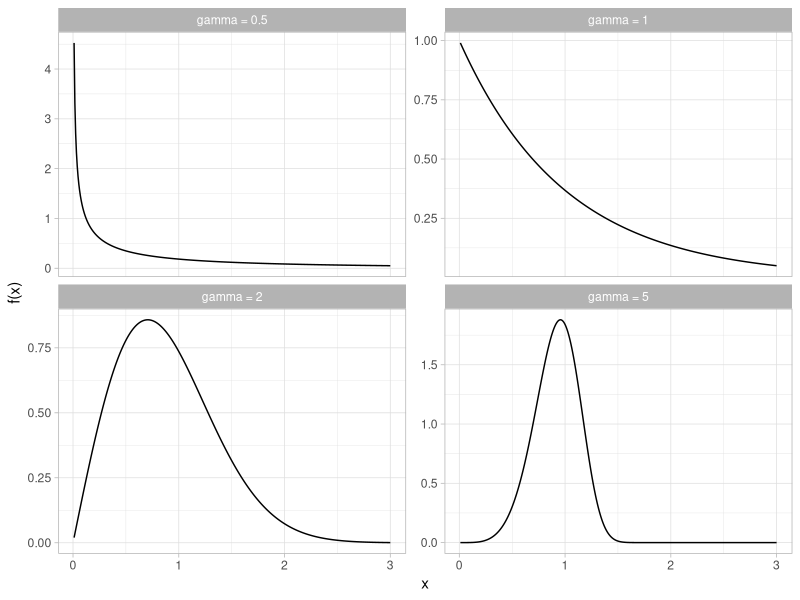

The R source for this figure:
## ---- chunk 1
#| code-fold: true
#| label: fig-weibull-shape-parameters
#| fig-cap: "Weibull probability density function for shape parameter $\\gamma$ = 0.5, 1.0, 2.0, and 5.0"
#| message: false
library(tidyverse)

shapes <- c(0.5, 1.0, 2.0, 5.0)

crossing(x = seq(0.01, 3, length.out = 401), shape = shapes) |>
  mutate(shape_label = paste("gamma =", shape)) |>
  mutate(y = dweibull(x, shape = shape)) |>
  ggplot(aes(x, y)) +
  geom_line() +
  facet_wrap(~shape_label, scales = "free_y") +
  labs(x = "x", y = "f(x)") +
  theme_light()
